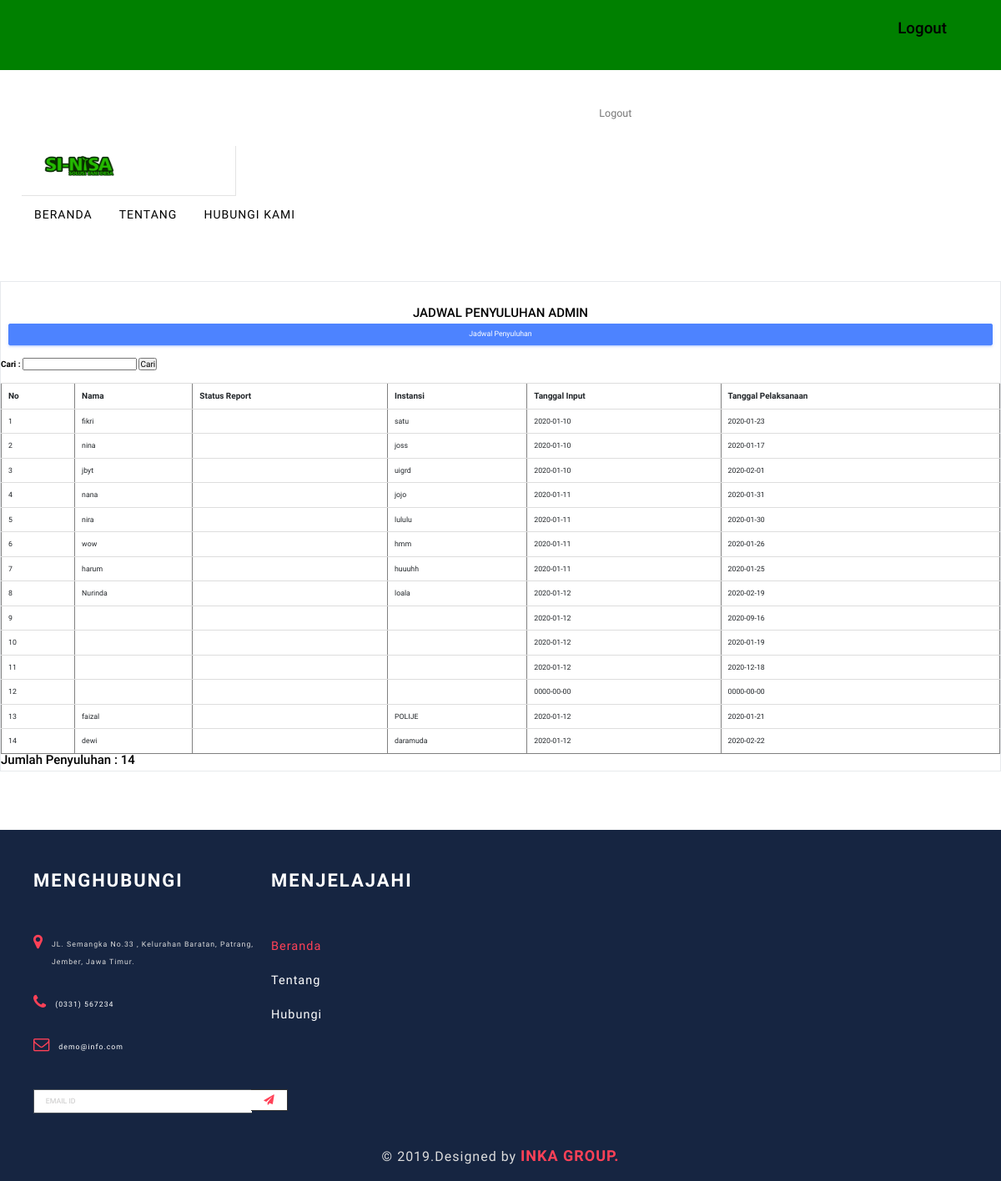
Screenshot of /jadwal_penyuluhan_admin.php with the database file from the repository.
### tables this page shows
CREATE TABLE `penyuluhan` (
  `id` int(11) NOT NULL,
  `nama` varchar(50) NOT NULL,
  `nama_instansi` varchar(50) NOT NULL,
  `status` varchar(20) NOT NULL,
  `tanggal_input` date NOT NULL,
  `tanggal_output` date NOT NULL
);

### jadwal_penyuluhan_admin.php (the view, shortened to what this page needs)
<!DOCTYPE html>
<html lang="en">
<head>
<head>
        <link href="css/bootstrap.min.css" rel="stylesheet">
        <link href="font-awesome/css/font-awesome.min.css" rel="stylesheet" type="text/css" />
        <link href="css/style.css" rel="stylesheet">
        <link href="fonts/antonio-exotic/stylesheet.css" rel="stylesheet">
        <link rel="stylesheet" href="css/lightbox.min.css">
        <link href="css/responsive.css" rel="stylesheet">
    </head>
    <body>
        <div id="page">
            <div class="top-header">
                <div class="container">
                    <div class="row">
                        <div class="col-md-6">
                        </div>
                        <div class="col-md-6">
                            <div class="social-grid">
                                <ul class="list-unstyled text-right">
                                <a class="navbar-brand float-right" style="color : black;" href="logout.php" class="text-right"><h2>Logout</h2></a>
                                </ul>
                            </div>
                        </div>
                    </div>
                </div>
            </div>
        <header class="header-container">
                <div class="top-row">
                    <div class="row">
                        <div class="col-md-8 col-sm-12 col-xs-12 remove-padd">
                            <nav class="navbar navbar-default">
                                <div class="navbar-header page-scroll">
                                    <a class="navbar-brand" href="logout.php" class="text-right">Logout</a>
                                </div>
                                <div class="collapse navigation navbar-collapse navbar-ex1-collapse remove-space">
                                  <nav class="navbar-row">
                                    <div class="navbar-brand-wrapper d-flex justify-content-center">
                                      <div class="navbar-brand-inner-wrapper d-flex justify-content-between align-items-center w-100">
                                        <a class="navbar-brand brand-logo" href="index_admin.php"><img src="imagesp/SINISA.png" alt="logo"/></a>
                                      </div>
                                    </div>
                                  </nav>
                                    <ul class="list-unstyled nav1 cl-effect-10">
                                        <li><a  data-hover="Beranda" href="index.php"><span>Beranda</span></a></li>
                                        <li><a data-hover="Tentang"  href="about.php"><span>Tentang</span></a></li>
                                        <li><a data-hover="Hubungi Kami" href="hubungi.php"><span>Hubungi Kami</span></a></li>
                                    </ul>
                                </div>
                            </nav>
                        </div>
                    </div>
                </div>
        </header>
  <link rel="stylesheet" href="vendors/mdi/css/materialdesignicons.min.css">
  <link rel="stylesheet" href="vendors/base/vendor.bundle.base.css">
  <link rel="stylesheet" href="vendors/datatables.net-bs4/dataTables.bootstrap4.css">
  <link rel="stylesheet" href="cssp/style.css">
</head>
<body>
  <div class="container-scroller">
          <div class="row">
            <div class="col-md-12 stretch-card">
              <div class="card">
                <div class="card-body">
                  <center>
                  <p class="card-title"><h3>JADWAL PENYULUHAN ADMIN</h3></p>
                </center>
                <div class="row">
                 <a href="jadwal_penyuluhan_admin.php" type=button-block class="btn btn-primary btn-block">Jadwal Penyuluhan</a>
                    <br/>
                  </div>
                </div>
                  <form action="jadwal_penyuluhan.php" method="get">
                    <label>Cari :</label>
                    <input type="text" name="cari">
                    <input type="submit" value="Cari">
                </form>
                  <div class="table-responsive">
                    <table id="recent-purchases-listing" class="table">
                      <thead>
                        <table border="1" class="table">
                            <tr>
                                <th>No</th>
                                <th>Nama</th>
                                <th>Status Report</th>
                                <th>Instansi</th>
                                <th>Tanggal Input</th>
                                <th>Tanggal Pelaksanaan</th>
                            </tr>
                            <?php
                            include "koneksi.php";
                            $query_mysql = mysqli_query($host,"SELECT * FROM penyuluhan")or die(mysql_error());
                            $nomor = 1;
                            while($data = mysqli_fetch_array($query_mysql)){
                            ?>
                            <tr>
                                <td><?php echo $nomor++; ?></td>
                                <td><?php echo $data['nama']; ?></td>
                                <td><?php echo $data['status']; ?></td>
                                <td><?php echo $data['nama_instansi']; ?></td>
                                <td><?php echo $data['tanggal_input']; ?></td>
                                <td><?php echo $data['tanggal_output']; ?></td>
                            </tr>
                            <?php } ?>
                        </table>
                        <h3>Jumlah Penyuluhan : <?php echo $nomor-1; ?> </h3>
                    </table>
                  </div>
                </div>
              </div>
            </div>
          </div>
        <footer>
                <div class="container">
                    <div class="row">
                        <div class="col-md-3 col-sm-6 col-xs-12 width-set-50">
                            <div class="footer-details">
                                <h4>Menghubungi</h4>
                                <ul class="list-unstyled footer-contact-list">
                                    <li>
                                        <i class="fa fa-map-marker fa-lg"></i>
                                        <p>JL. Semangka No.33 , Kelurahan Baratan, Patrang, Jember, Jawa Timur.</p>
                                    </li>
                                    <li>
                                        <i class="fa fa-phone fa-lg"></i>
                                        <p><a href="tel:+1-202-555-0100"> (0331) 567234</a></p>
                                    </li>
                                    <li>
                                        <i class="fa fa-envelope-o fa-lg"></i>
                                        <p><a href="mailto:demo@info.com"> demo@info.com</a></p>
                                    </li>
                                </ul>
                                <div class="input-group" id="subscribe">
                                    <input type="text" class="form-control subscribe-box" value="" name="subscribe" placeholder="EMAIL ID">
                                    <span class="input-group-btn">
                                        <button type="button" class="btn subscribe-button"><i class="fa fa-paper-plane fa-lg"></i></button>
                                    </span>
                                </div>
                            </div>
                        </div>
                        <div class="col-md-3 col-sm-6 col-xs-12 width-50 width-set-50">
                            <div class="footer-details">
                                <h4>Menjelajahi</h4>
                                <ul class="list-unstyled footer-links">
                                    <li class="active"><a>Beranda</a></li>
                                    <li><a href="about.html">Tentang</a></li>
                                    <li> <a href="contact.html">Hubungi</a></li>
                                </ul>
                            </div>
                        </div>
                    </div>
                    <div class="copyright">
                        &copy; 2019.Designed by <a href="http://www.themevault.net/" target="_blank">INKA GROUP.</a>
                    </div>
                </div>
            </footer>
</body>
</html>

### css/style.css (style rules this page uses)
html, body { height: 100%; margin: 0; padding: 0; }
body { background-color: #fff; color: #2b2b2b; font-family: 'Lato', sans-serif; font-size: 14px; line-height: 16px; min-width: 320px; width: 100%; }
* { margin: 0; padding: 0; }
h1,h2,h3,h4,h5,h6,p { margin: 0 }
html, html a { -webkit-font-smoothing: antialiased; text-shadow: 1px 1px 1px rgba(0,0,0,0.004); }
a, button { text-decoration: none; cursor: pointer; }
a { color: #2b2b2b; }
a, a:hover, a:focus, button:hover, button:focus { outline: 0 none !important; text-decoration: none; }
ul { margin: 0; padding: 0; }
#page { overflow: hidden; }
.remove-padd { padding-left: 0; padding-right: 0; }
.top-header { background: green none repeat scroll 0 0; padding: 12px 0; }
.navbar-default { background-color: rgba(0,0,0,0); border-color: rgba(0,0,0,0); }
.navbar { min-height: 35px; margin-bottom: 0; }
.navigation .nav1 li { display: inline; position: relative; }
.top-row { padding: 35px 0; }
.cl-effect-10 a::before, .cl-effect-10 a.active::before { background: #ff4157; color: #fff; content: attr(data-hover); height: 100%; left: 0; padding: 10px 15px; position: absolute; top: 0; transition: transform 0.3s ease 0s; width: 100%; z-index: -1; }
.cl-effect-10 { position: relative; z-index: 1; }
.cl-effect-10 a { overflow: hidden; color: #000; display: inline-block; font-size: 14px; font-weight: 400; letter-spacing: 1px; outline: none; position: relative; text-decoration: none; text-transform: uppercase; }
.cl-effect-10 a span { background: #fff none repeat scroll 0 0; display: block; padding: 10px 15px; transition: transform 0.3s ease 0s; }
footer { background: #162541 none repeat scroll 0 0; color: #ddd !important; margin-top: 70px; padding: 50px 0 20px; }
.footer-details > h4 { font-size: 22px; font-weight: 600; letter-spacing: 2px; margin-bottom: 55px; text-transform: uppercase; color: #fff; }
footer a { color: #fff; }
.footer-contact-list i { color: #ff4157; float: left; margin-right: 10px; }
.footer-contact-list p { overflow: hidden; line-height: 21px; }
.footer-contact-list li { font-size: 14.5px; letter-spacing: 1px; }
.footer-contact-list li + li { margin-top: 30px; }
.footer-links li + li { margin-top: 15px; }
.footer-links li { font-size: 14.5px; letter-spacing: 1px; text-transform: capitalize; }
.footer-links li.active a { color: #ff4157; }
#subscribe { margin-top: 40px; }
#subscribe input { border: 1px solid; border-radius: 0; border-right: 0; box-shadow: none; }
.btn.subscribe-button { -moz-border-bottom-colors: none; -moz-border-left-colors: none; -moz-border-right-colors: none; -moz-border-top-colors: none; background: rgba(0, 0, 0, 0) none repeat scroll 0 0; border-color: #333; border-image: none; border-radius: 0; border-style: solid solid solid none; border-width: 1px 1px 1px 0; color: #ff4157; background: #fff; }
.copyright { font-size: 16px; letter-spacing: 1px; margin-top: 40px; text-align: center; }
.copyright > a { color: #ff4157; font-weight: 600; font-size: 18px; }
.form-control { border-radius: 0; }

### rows the page displays
penyuluhan: nama "fikri", nama_instansi "satu", tanggal_input "2020-01-10", tanggal_output "2020-01-23"
penyuluhan: nama "nina", nama_instansi "joss", tanggal_input "2020-01-10", tanggal_output "2020-01-17"
penyuluhan: nama "jbyt", nama_instansi "uigrd", tanggal_input "2020-01-10", tanggal_output "2020-02-01"
penyuluhan: nama "nana", nama_instansi "jojo", tanggal_input "2020-01-11", tanggal_output "2020-01-31"
penyuluhan: nama "nira", nama_instansi "lululu", tanggal_input "2020-01-11", tanggal_output "2020-01-30"
penyuluhan: nama "wow", nama_instansi "hmm", tanggal_input "2020-01-11", tanggal_output "2020-01-26"
penyuluhan: nama "harum", nama_instansi "huuuhh", tanggal_input "2020-01-11", tanggal_output "2020-01-25"
penyuluhan: nama "Nurinda", nama_instansi "loala", tanggal_input "2020-01-12", tanggal_output "2020-02-19"
penyuluhan: tanggal_input "2020-01-12", tanggal_output "2020-09-16"
penyuluhan: tanggal_input "2020-01-12", tanggal_output "2020-01-19"
penyuluhan: tanggal_input "2020-01-12", tanggal_output "2020-12-18"
penyuluhan: tanggal_input "0000-00-00", tanggal_output "0000-00-00"
penyuluhan: nama "faizal", nama_instansi "POLIJE", tanggal_input "2020-01-12", tanggal_output "2020-01-21"
penyuluhan: nama "dewi", nama_instansi "daramuda", tanggal_input "2020-01-12", tanggal_output "2020-02-22"

### other values shown
$nomor-1 "14"
